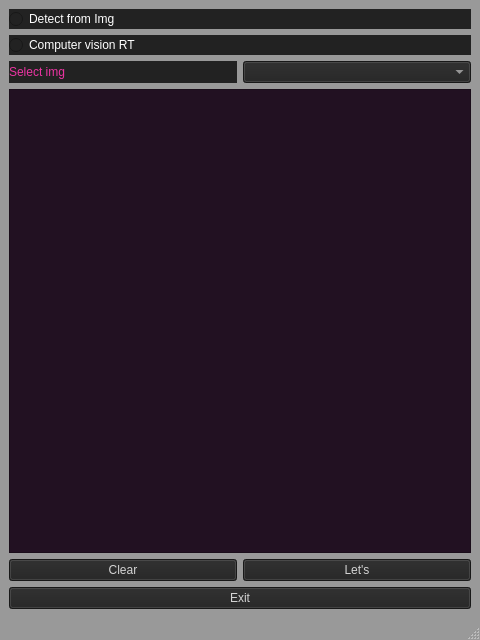
<?xml version="1.0" encoding="UTF-8"?>
<ui version="4.0">
 <class>MainWindow</class>
 <widget class="QMainWindow" name="MainWindow">
  <property name="geometry">
   <rect>
    <x>0</x>
    <y>0</y>
    <width>480</width>
    <height>640</height>
   </rect>
  </property>
  <property name="minimumSize">
   <size>
    <width>480</width>
    <height>640</height>
   </size>
  </property>
  <property name="windowTitle">
   <string>MainWindow</string>
  </property>
  <property name="styleSheet">
   <string notr="true">QMainWindow
{
	background-color: #999;
}</string>
  </property>
  <widget class="QWidget" name="centralwidget">
   <layout class="QVBoxLayout" name="verticalLayout_4">
    <item>
     <layout class="QVBoxLayout" name="verticalLayout">
      <item>
       <widget class="QRadioButton" name="rbImg">
        <property name="styleSheet">
         <string notr="true">QRadioButton
{
	background-color: #222;
	color: #fff;
}

</string>
        </property>
        <property name="text">
         <string>Detect from Img</string>
        </property>
       </widget>
      </item>
      <item>
       <widget class="QRadioButton" name="rbCam">
        <property name="styleSheet">
         <string notr="true">QRadioButton
{
	background-color: #222;
	color: #fff;
}

</string>
        </property>
        <property name="text">
         <string>Computer vision RT</string>
        </property>
       </widget>
      </item>
     </layout>
    </item>
    <item>
     <layout class="QHBoxLayout" name="horizontalLayout_2">
      <item>
       <widget class="QLabel" name="label">
        <property name="styleSheet">
         <string notr="true">QLabel
{
	background-color: #222;
	color: #eb34a2;
}
</string>
        </property>
        <property name="text">
         <string>Select img</string>
        </property>
       </widget>
      </item>
      <item>
       <widget class="QComboBox" name="comboBox">
        <property name="styleSheet">
         <string notr="true">QComboBox
{
	background-color: #222;
	color: #d3d3d3;
}

QComboBox::hover
{
	background-color: #34eb55;
	color: #000;
}</string>
        </property>
       </widget>
      </item>
     </layout>
    </item>
    <item>
     <layout class="QVBoxLayout" name="verticalLayout_3">
      <item>
       <widget class="QPlainTextEdit" name="plainTextEdit">
        <property name="styleSheet">
         <string notr="true">QPlainTextEdit
{
	background-color: #212;
	color: #eb34a2;
}</string>
        </property>
       </widget>
      </item>
     </layout>
    </item>
    <item>
     <layout class="QHBoxLayout" name="horizontalLayout">
      <item>
       <widget class="QPushButton" name="btnCls">
        <property name="styleSheet">
         <string notr="true">QPushButton
{
	background-color: #222;
	color: #d3d3d3;
}
QPushButton::hover
{
	background-color: #34eb55;
	color: black;
}

</string>
        </property>
        <property name="text">
         <string>Clear</string>
        </property>
       </widget>
      </item>
      <item>
       <widget class="QPushButton" name="btnRun">
        <property name="styleSheet">
         <string notr="true">QPushButton
{
	background-color: #222;
	color: #d3d3d3;
}
QPushButton::hover
{
	background-color: #34eb55;
	color: black;
}

</string>
        </property>
        <property name="text">
         <string>Let's</string>
        </property>
       </widget>
      </item>
     </layout>
    </item>
    <item>
     <layout class="QVBoxLayout" name="verticalLayout_2">
      <item>
       <widget class="QPushButton" name="btnExt">
        <property name="styleSheet">
         <string notr="true">QPushButton
{
	background-color: #222;
	color: #d3d3d3;
}
QPushButton::hover
{
	background-color: #eb34a2;
	color: black;
}

</string>
        </property>
        <property name="text">
         <string>Exit</string>
        </property>
       </widget>
      </item>
     </layout>
    </item>
   </layout>
  </widget>
  <widget class="QMenuBar" name="menubar">
   <property name="geometry">
    <rect>
     <x>0</x>
     <y>0</y>
     <width>480</width>
     <height>24</height>
    </rect>
   </property>
  </widget>
  <widget class="QStatusBar" name="statusbar"/>
 </widget>
 <resources/>
 <connections/>
</ui>
